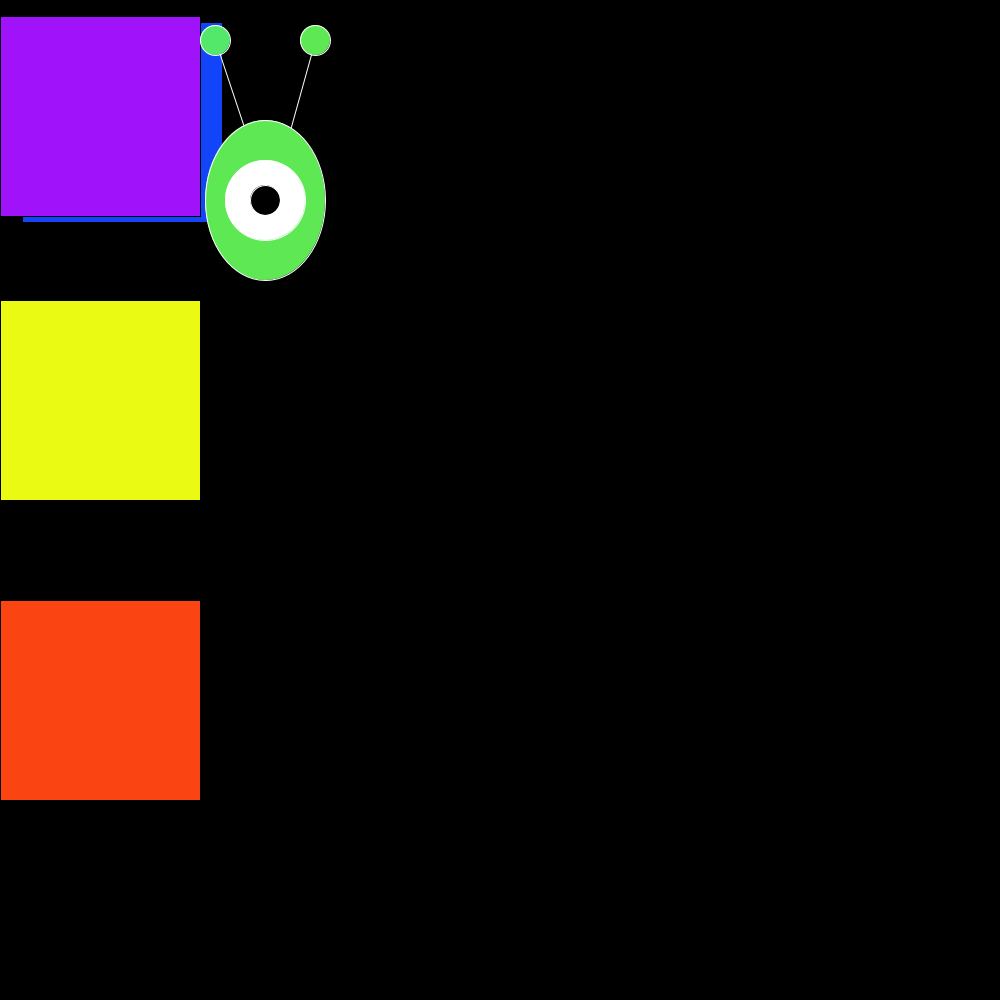
Frame 1 (no input)
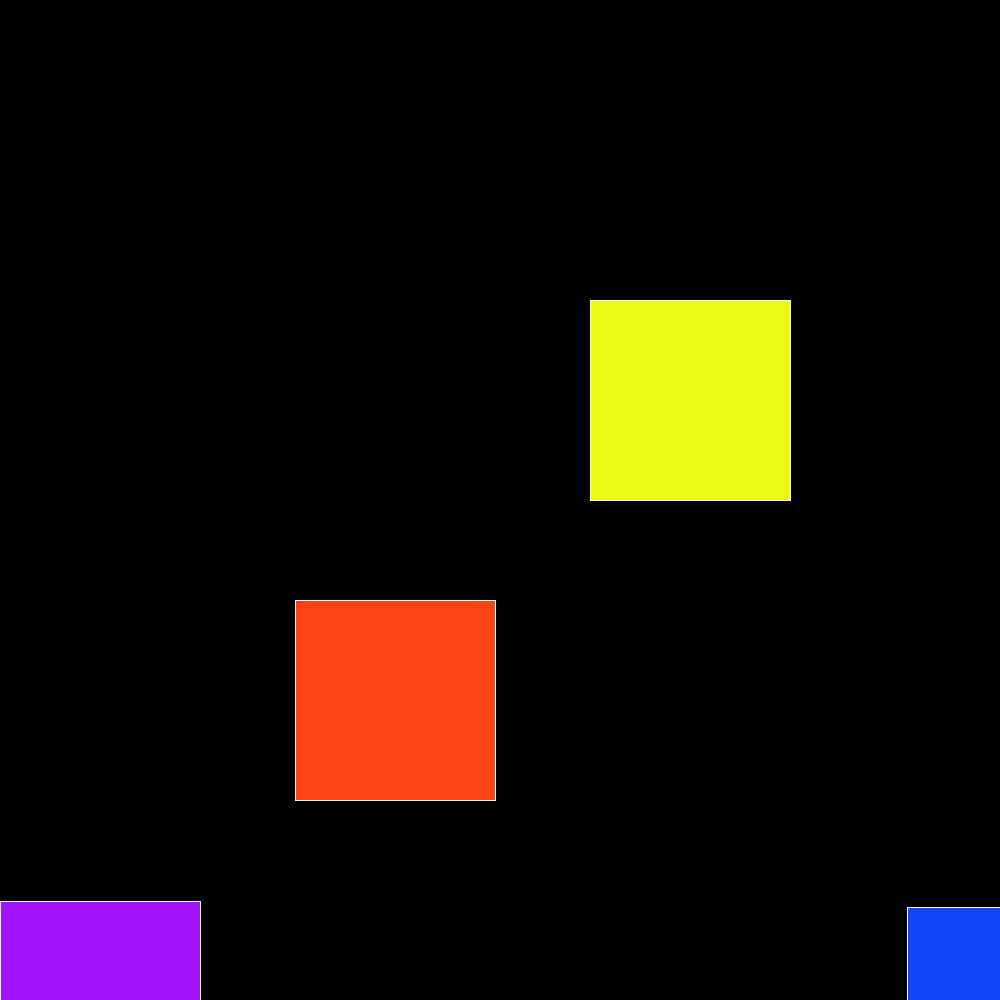
Frame 60 (the mouse pressed at the canvas centre just before this capture)
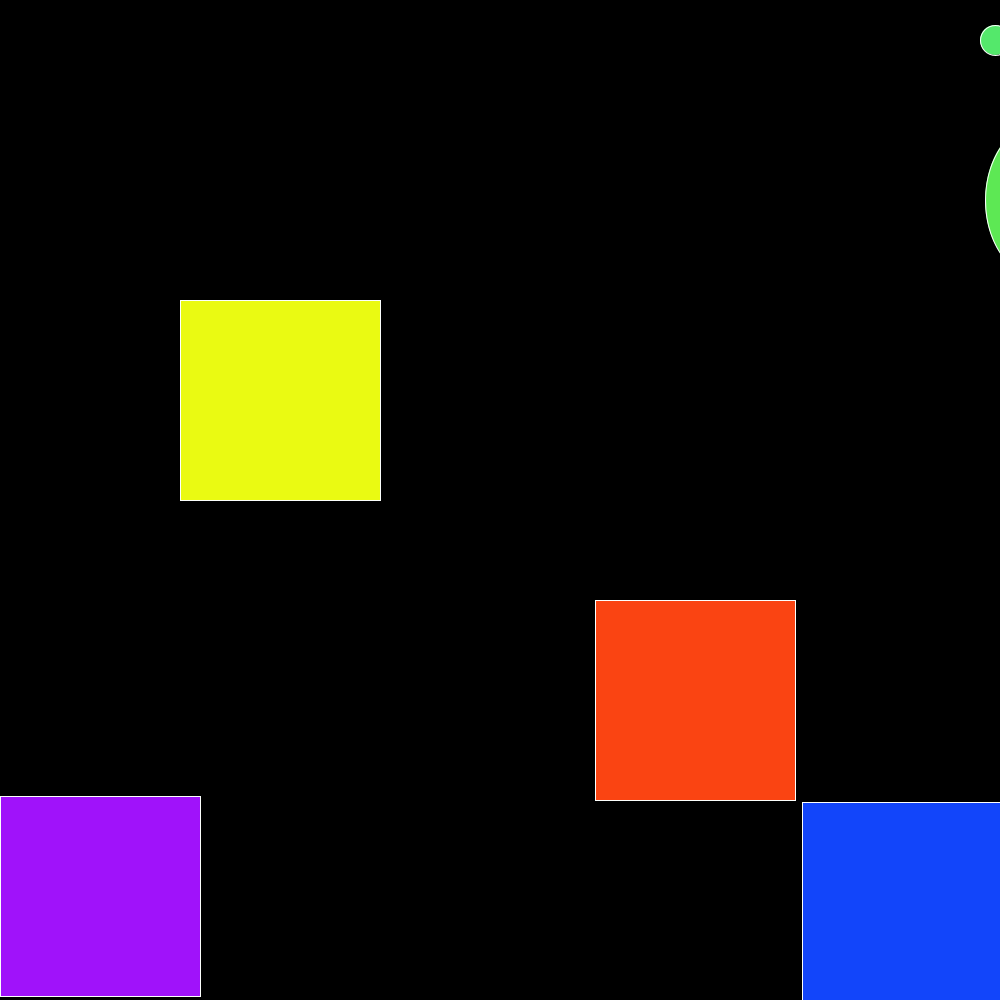
Frame 120 (the mouse held since frame 60 and released just before this capture)

The Processing sketch that drew these frames (run headless with seeded random() and noise(); from frame 60 on, the mouse is pressed at the canvas centre):

// Processing sketch: chloe_colored_blocks_animation
// ── chloe_colored_blocks_animation.pde
int a=0;
int b=0;
int c=0;
void setup()
{
  size(1000, 1000);
  background(0,0,0);
}

void draw()
{
  background(0,0,0);
  a=a+15;
  fill(234,250,18);
  rect(b,300,200,200);
  b=b+10;
  fill(250,68,18);
  rect(c,600,200,200);
  c=c+5;
  fill(18,69,250);
  rect(7+a,7+a,200,200);
  fill(160,18,250);
  rect(0,1+a,200,200);
  stroke(252,255,253);
  line(230+a,130,200+a,40);
  fill(84,232,107);
  ellipse(200+a,40,30,30);
  stroke(252,255,253);
  line(275+a,130,300+a,40);
  fill(93,232,84);
  ellipse(250+a,200,120,160);
  ellipse(300+a,40,30,30);
  fill(255,255,255);
  ellipse(250+a,200,80,80);
  fill(0,0,0);
  ellipse(250+a,200,30,30);


  if (a>1000)

    a=0;
    if (b>1000)
    b=0;
    if (c>1000)
    c=0;
}
